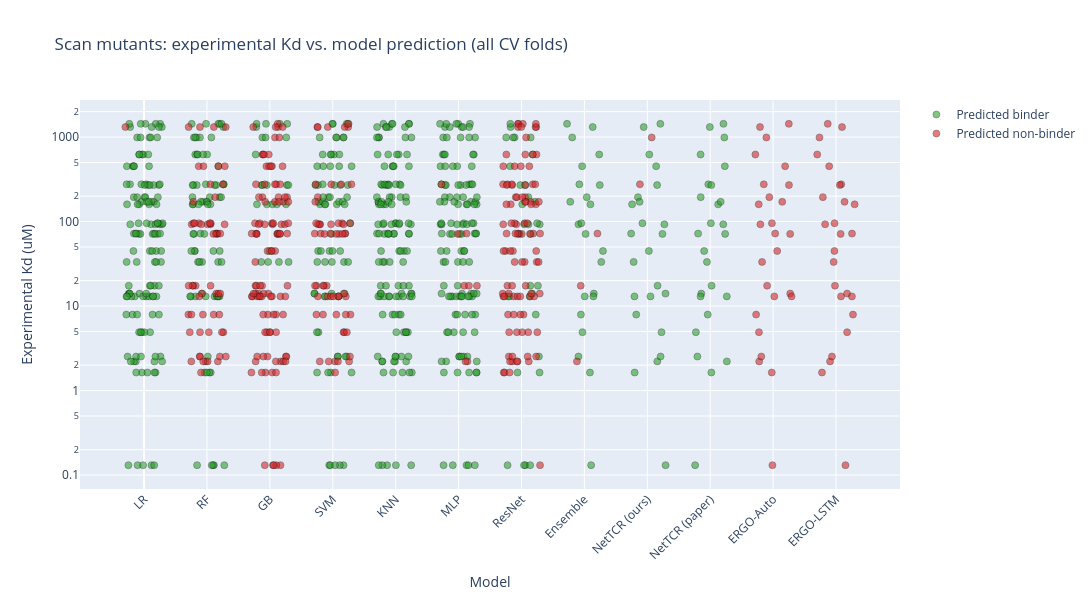

The notebook cell saved with this chart:
### Code cell
PRED_COLORS = {1: "#2ca02c", 0: "#d62728"}  # predicted binder (green) / non-binder (red)
PRED_LABELS = {1: "Predicted binder", 0: "Predicted non-binder"}
SCAN_MODEL_ORDER = list(ML_MODEL_ABBREV.values()) + [
    "ResNet", "Ensemble", "NetTCR (ours)", "NetTCR (paper)", "ERGO-Auto", "ERGO-LSTM"
]
JITTER_WIDTH = 0.3  # wider than before - ML/ResNet columns are now 5x denser (every fold)
JITTER_SEED = 42

# Categorical x positions jittered by hand (plotly has no built-in jitter for a scatter's
# categorical axis) - map each model to an integer slot, add uniform random noise to it
# for the actual plotted x, then point the tick labels back at the un-jittered integers.
model_slot = {model: i for i, model in enumerate(SCAN_MODEL_ORDER)}
rng = np.random.default_rng(JITTER_SEED)
scan_predictions["x_jittered"] = (
    scan_predictions["Model"].map(model_slot)
    + rng.uniform(-JITTER_WIDTH, JITTER_WIDTH, size=len(scan_predictions))
)

fig = go.Figure()
for pred_value, color in PRED_COLORS.items():
    subset = scan_predictions[scan_predictions["Pred"] == pred_value]
    fig.add_trace(go.Scatter(
        x=subset["x_jittered"], y=subset["Kd_uM"],
        mode="markers",
        marker=dict(color=color, size=7, opacity=0.6, line=dict(color="black", width=0.5)),
        name=PRED_LABELS[pred_value],
        text=subset["name"],
        customdata=subset["Fold"],
        hovertemplate="%{text} (fold %{customdata})<br>Kd=%{y:.3g} uM<extra></extra>",
    ))

fig.update_layout(
    title="Scan mutants: experimental Kd vs. model prediction (all CV folds)",
    xaxis=dict(
        tickmode="array", tickvals=list(model_slot.values()), ticktext=list(model_slot.keys()),
        title="Model", tickangle=-45,
    ),
    yaxis=dict(type="log", title="Experimental Kd (uM)", exponentformat="none"),
    width=1100, height=600,
)
fig.show()

### Figure 1 — Plotly figure (JSON) as saved in the notebook; plotly's stock layout.template omitted (floating-point values rounded to 4 significant figures; data arrays with more than 128 entries replaced by an {"elided": "..."} marker saying what was removed)
{"data": [{"customdata": {"elided": "656 int values"}, "hovertemplate": "%{text} (fold %{customdata})<br>Kd=%{y:.3g} uM<extra></extra>", "marker": {"color": "#2ca02c", "line": {"color": "black", "width": 0.5}, "opacity": 0.6, "size": 7}, "mode": "markers", "name": "Predicted binder", "text": {"elided": "656 str values"}, "type": "scatter", "x": {"elided": "656 float values"}, "y": {"elided": "656 float values"}}, {"customdata": {"elided": "384 int values"}, "hovertemplate": "%{text} (fold %{customdata})<br>Kd=%{y:.3g} uM<extra></extra>", "marker": {"color": "#d62728", "line": {"color": "black", "width": 0.5}, "opacity": 0.6, "size": 7}, "mode": "markers", "name": "Predicted non-binder", "text": {"elided": "384 str values"}, "type": "scatter", "x": {"elided": "384 float values"}, "y": {"elided": "384 float values"}}], "layout": {"height": 600, "title": {"text": "Scan mutants: experimental Kd vs. model prediction (all CV folds)"}, "width": 1100, "xaxis": {"tickangle": -45, "tickmode": "array", "ticktext": ["LR", "RF", "GB", "SVM", "KNN", "MLP", "ResNet", "Ensemble", "NetTCR (ours)", "NetTCR (paper)", "ERGO-Auto", "ERGO-LSTM"], "tickvals": [0, 1, 2, 3, 4, 5, 6, 7, 8, 9, 10, 11], "title": {"text": "Model"}}, "yaxis": {"exponentformat": "none", "title": {"text": "Experimental Kd (uM)"}, "type": "log"}}}
